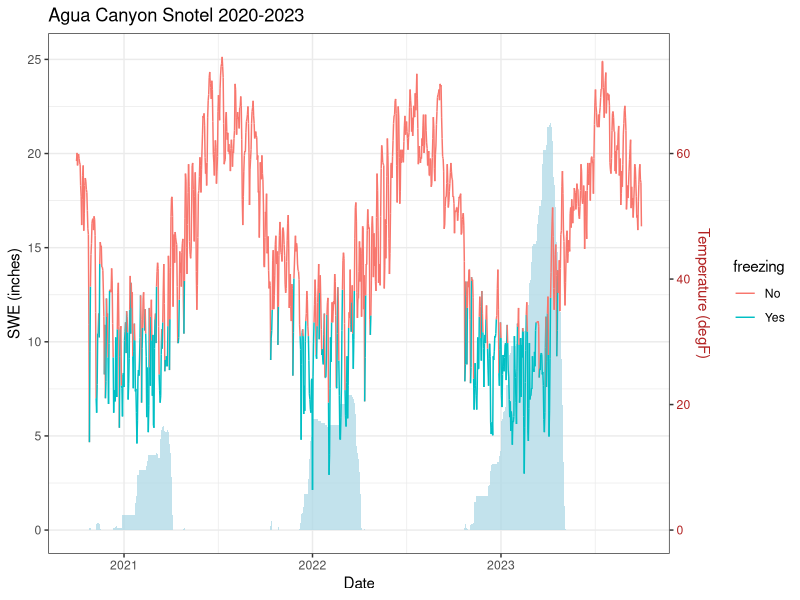
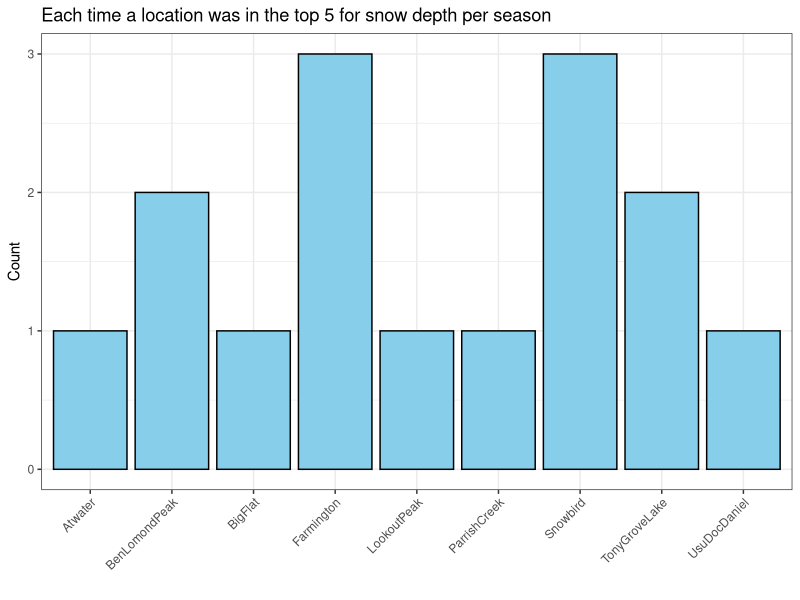
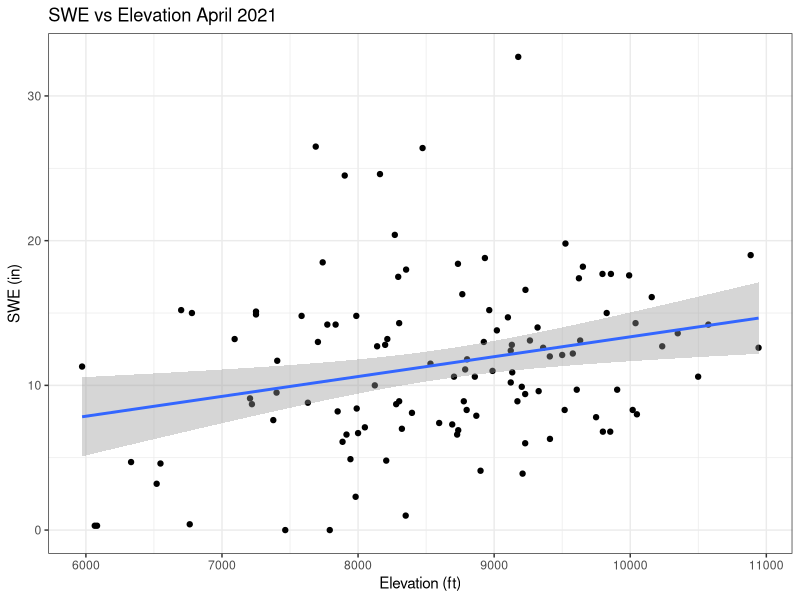
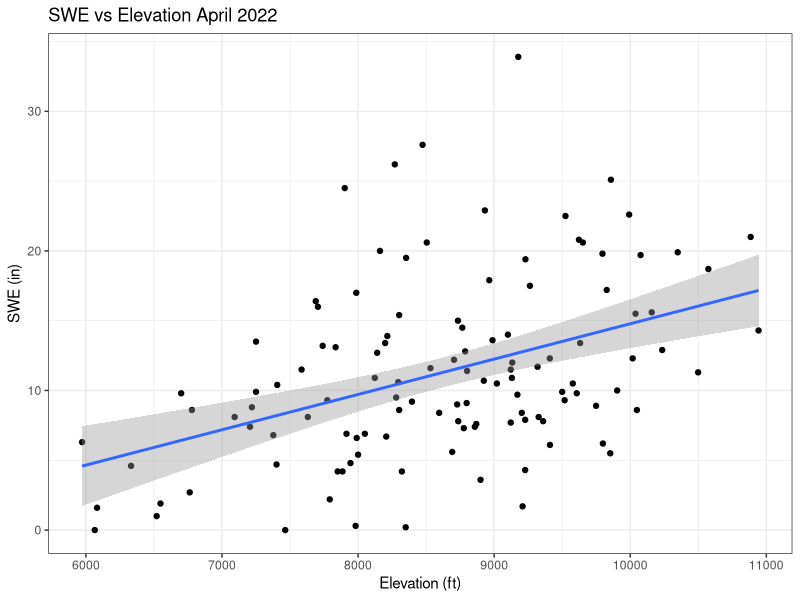
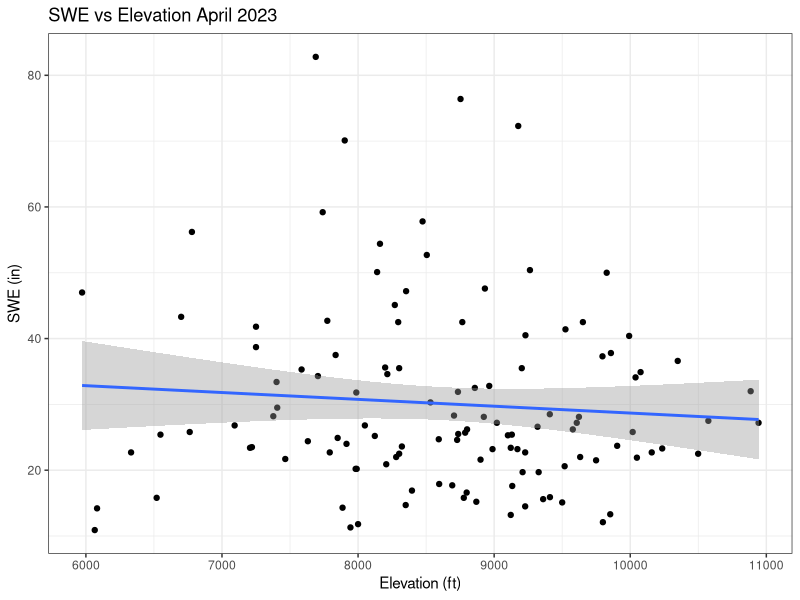

The R source for these figures, in order:
## ---- chunk 1
library(tidyverse)

#reading in csv
df <- read.csv("../task_6/UTSNTL_ALL_2020_2022_Daily_Wide.csv")

#turning date into date format
df$Date <- as.Date(df$Date, tryFormats = "%m/%d/%y")

#creating new column to specify freezing or not
df$freezing <-ifelse(df$Agua.Canyon..907..Air.Temperature.Average..degF. < 32,"Yes","No")

#plotting
df %>%
  ggplot(aes(x = Date, y = Agua.Canyon..907..Snow.Water.Equivalent..in..Start.of.Day.Values)) +
  geom_ribbon(aes(ymin = 0, ymax = Agua.Canyon..907..Snow.Water.Equivalent..in..Start.of.Day.Values), alpha = 0.75, fill = "lightblue") +
  geom_line(aes(y = Agua.Canyon..907..Air.Temperature.Average..degF./3, color = freezing, group = 1)) +
  scale_y_continuous(name = "SWE (inches)", sec.axis = sec_axis(trans = ~.*3, name = "Temperature (degF)")) +
  theme_bw() +
  theme(axis.title.y.right = element_text(color = "firebrick"),
        axis.text.y.right = element_text(color = "firebrick")) +
  labs(title = "Agua Canyon Snotel 2020-2023")
## ---- chunk 2
#reading in df again to remove freezing column
df <- read.csv("../task_6/UTSNTL_ALL_2020_2022_Daily_Wide.csv")

#turning date column into date format
df$Date <- as.Date(df$Date, tryFormats = "%m/%d/%y")

#pivoting longer by everything except the first two columns
df_long <- df %>% pivot_longer(2:length(df),
                    names_to = "Category",
                    values_to = "Value")


#Regular expression to extract the numbers inside of the categories
length(unique(gsub(".*\\.\\.([0-9]+)\\.\\..*", "\\1", df_long$Category)))

#There are 137 different sites with 6570 observations each
table(gsub(".*\\.\\.([0-9]+)\\.\\..*", "\\1", df_long$Category))

# Just checking!
900090/137
## ---- chunk 3
#creating new column that specifies each year winter season
df_long$season <- cut(df_long$Date, breaks =  c(as.Date(c("2020-10-01", "2021-10-01", "2022-10-01")), Inf), labels = paste0("season_", c(1, 2, 3)))

# code that outputs 15 lines, 5 lines for each season of the locations with the most snow depth
deepest_snow <- df_long %>%
  filter(grepl("Snow.Depth", Category)) %>%
  filter(grepl("season_1", season)) %>% 
  arrange(desc(Value)) %>%
  distinct(Category, .keep_all = TRUE) %>%
    mutate(Category = str_extract(Category, "^[^0-9]+") %>% str_replace_all("\\.", "")) %>% #mutating so the category column only keep everything before the numbers and deletes the dots 
  slice_head(n = 5) %>% 
union(
  df_long %>%
    filter(grepl("Snow.Depth", Category)) %>%
    filter(grepl("season_2", season)) %>% 
    arrange(desc(Value)) %>%
    distinct(Category, .keep_all = TRUE) %>%
      mutate(Category = str_extract(Category, "^[^0-9]+") %>% str_replace_all("\\.", "")) %>% 
    slice_head(n = 5)
) %>% 
  union(
    df_long %>%
      filter(grepl("Snow.Depth", Category)) %>%
      filter(grepl("season_3", season)) %>% 
      arrange(desc(Value)) %>%
      distinct(Category, .keep_all = TRUE) %>%
        mutate(Category = str_extract(Category, "^[^0-9]+") %>% str_replace_all("\\.", "")) %>% 
      slice_head(n = 5)
  )

deepest_snow
## ---- chunk 4
deepest_snow %>% 
  ggplot(aes(x = Category)) +
  geom_histogram(stat = "count", fill = "skyblue", color = "black") +
  labs(title = "Each time a location was in the top 5 for snow depth per season",
       x = "",
       y = "Count") +
  theme_bw()+
  theme(axis.text.x = element_text(angle = 45, hjust = 1))
## ---- chunk 5
#making column that specifies the type of data collection
df_long$data <- str_extract(df_long$Category, "\\d+\\.\\.(.*)")

# Remove numbers and dots
df_long$data <- str_replace_all(df_long$data, "\\d+\\.", "")

# Remove all dot at the beginning
df_long$data <- str_replace(df_long$data, "^\\.*", "")

# Remove dot at the end
df_long$data <- str_replace(df_long$data, "\\.$", "")

#turning all . into _
df_long$data <- gsub("\\.","_",df_long$data)

#keeping everything before the numbers in the category column
df_long <- df_long %>% 
  mutate(location = str_extract(Category, "^[^0-9]+"))

#removing trailing dots in the Category column
df_long$location <- gsub("\\.+$", "", df_long$location)

#changing middle . to _
df_long$location <- gsub("\\.", "_", df_long$location)

#removing "category" column
df_long <- df_long %>% select(-Category)

#reading in elevation data
elev_df <- read.csv("../task_6/UTSNTL_ELEV.csv")

#turning all empty spaces to underscores
elev_df$names <- gsub(" ","_",elev_df$names)

#trying out the anti_join function
different_rows <- anti_join(df_long, elev_df, by = c("location" = "names"))
unique(different_rows$location)
#This has 14 variable and the full join has 151. This makes sense as there was only 137 different locations in the df_long

#full joining the elevation to the long dataframe
full_df <- full_join(df_long, elev_df, by = c("location" = "names"))

#showing that most of the locations now have an elevation
full_df %>% 
  distinct(location, .keep_all = TRUE) %>% 
  select(location,elevation_ft) %>% 
  print(n=151)
## ---- chunk 6
#creating 2021 april snow water equivalent dataframe
swe_2021_april <- full_df %>% 
  filter(Date >= "2021-04-01" & Date < "2021-05-01") %>% 
  filter(str_detect(data, "Snow_Water_Equi")) %>% 
  arrange(desc(Value)) %>%
  distinct(location, .keep_all = TRUE)

swe_2021_april %>% 
  ggplot(aes(x=elevation_ft,y=Value)) +
  geom_point() +
  geom_smooth(method = "lm") +
  theme_bw() +
  labs(x="Elevation (ft)",
       y= "SWE (in)",
       title = "SWE vs Elevation April 2021")

#creating 2022 april snow water equivalent dataframe
swe_2022_april <- full_df %>% 
  filter(Date >= "2022-04-01" & Date < "2022-05-01") %>% 
  filter(str_detect(data, "Snow_Water_Equi")) %>% 
  arrange(desc(Value)) %>%
  distinct(location, .keep_all = TRUE)

swe_2022_april %>% 
  ggplot(aes(x=elevation_ft,y=Value)) +
  geom_point() +
  geom_smooth(method = "lm") +
  theme_bw() +
  labs(x="Elevation (ft)",
       y= "SWE (in)",
       title = "SWE vs Elevation April 2022")

#creating 2023 april snow water equivalent dataframe
swe_2023_april <- full_df %>% 
  filter(Date >= "2023-04-01" & Date < "2023-05-01") %>% 
  filter(str_detect(data, "Snow_Water_Equi")) %>% 
  arrange(desc(Value)) %>%
  distinct(location, .keep_all = TRUE)

swe_2023_april %>% 
  ggplot(aes(x=elevation_ft,y=Value)) +
  geom_point() +
  geom_smooth(method = "lm") +
  theme_bw() +
  labs(x="Elevation (ft)",
       y= "SWE (in)",
       title = "SWE vs Elevation April 2023")
## ---- chunk 7
#summary of linear model for april 2021, 2022, and 2023 swe by elevation
summary(lm(Value~elevation_ft,swe_2021_april))
summary(lm(Value~elevation_ft,swe_2022_april))
summary(lm(Value~elevation_ft,swe_2023_april))
